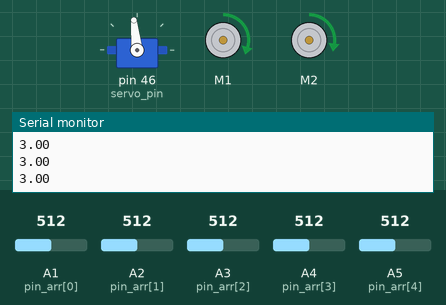
Simulated run of this sketch. Board: Arduino Mega 2560, built with avr-gcc and run on an emulated ATmega2560. Parts: servo, 2 × DC motor (green arrow = forward, orange = backward, longer = faster), the last lines printed to the serial monitor. The test bench sets the inputs (shaded band); at power-on: A4 (pin_arr[3]) = 512, A5 (pin_arr[4]) = 512, A1 (pin_arr[0]) = 512, A2 (pin_arr[1]) = 512, A3 (pin_arr[2]) = 512.

Above: at 1.2 s.
1.3 s: A4 (pin_arr[3]) set to 716
At 2.5 s:
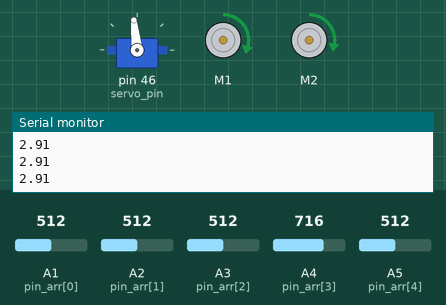
2.8 s: A5 (pin_arr[4]) set to 992
At 3.6 s:
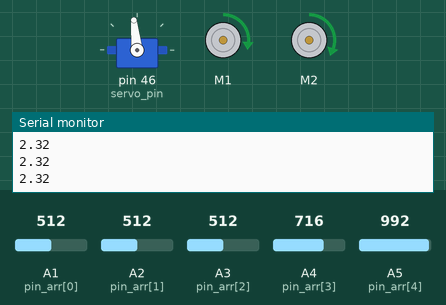
4.3 s: A1 (pin_arr[0]) set to 716
At 4.6 s:
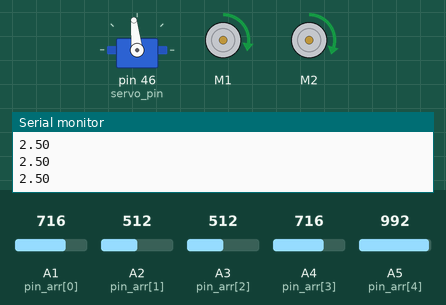
5.8 s: A2 (pin_arr[1]) set to 716
At 6.9 s:
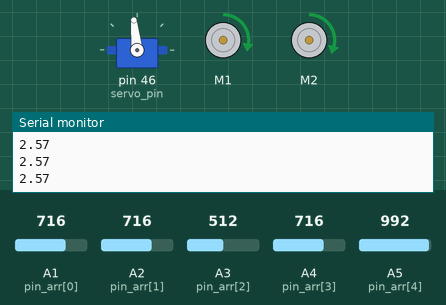
7.3 s: A5 (pin_arr[4]) set to 30
At 8.2 s:
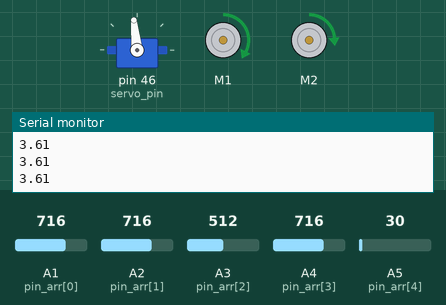
8.8 s: A3 (pin_arr[2]) set to 716
At 9.3 s:
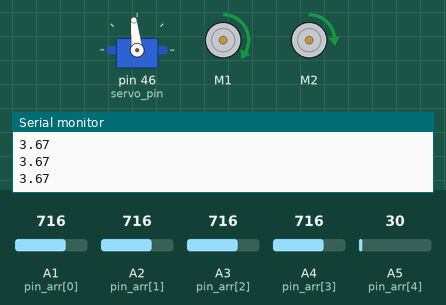
Timing chart, 0 to 11.3 s (numbered marks = the images above; inputs shaded):
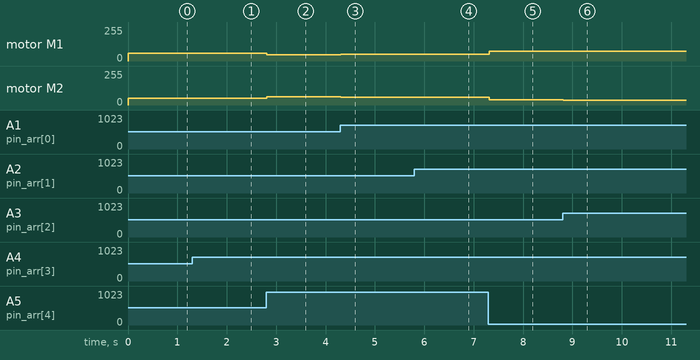

Measured:
- after the input at 1.3 s, motor M1: forward 60/255 → forward 58/255 at once; motor M2: forward 51/255 → forward 52/255 at once
- after the input at 2.8 s, motor M1: forward 58/255 → forward 47/255 at once; motor M2: forward 52/255 → forward 63/255 at once
- after the input at 4.3 s, motor M1: forward 47/255 → forward 50/255 at once; motor M2: forward 63/255 → forward 60/255 at once
- after the input at 5.8 s, motor M1: forward 50/255 → forward 52/255 at once; motor M2: forward 60/255 → forward 58/255 at once
- after the input at 7.3 s, motor M1: forward 52/255 → forward 72/255 at once; motor M2: forward 58/255 → forward 38/255 at once
- after the input at 8.8 s, motor M1: forward 72/255 → forward 73/255 at once; motor M2: forward 38/255 → forward 37/255 at once

The sketch:

bangbang.ino
```cpp
/*
 * Ngima Hyolmo (Nima)
 * NEET AM
 * Intro to Autonomous Machines
 */


//DC MOTOR, MOTOR SHIELD and SENSOR SHIELD:

#include <DRV8835MotorShield.h>
DRV8835MotorShield motors;
int leftspeed = 80;
int rightspeed = 95;


//Servo Motor:
#include <Servo.h>
Servo myservo;
#define servo_pin 46

const int offset = 6;
int servoPosition = 96;    // variable to store the servo position
int y = 3;


//To drive straight, motors need to have slightly different speed because of assymetric bot
int v1 = 160;
int v2 = 135;
float k = 30.0;

int pin_arr[5] = {A1,A2,A3,A4,A5};

const float maxim = 990.0;
const float minim = 150.0;


void setup() {
  Serial.begin(9600);
  myservo.attach(servo_pin);
  myservo.write(offset+90);


  for (int i = 0; i<5; i++) {
    pinMode(pin_arr[i],INPUT);
  }
}


void loop () {

  float y_arr[5];


  float y_prime = 0.0;
  float sum = 0.0;
  for (int i = 0; i<5; i++) {

    float yi = ((float)analogRead(pin_arr[i]) - minim)/(maxim-minim); //scaling between 0 and 1
    y_arr[i] = yi;

    sum += yi;

    y_prime += (1- yi)*i;

  }


  y_prime = y_prime/(5 - sum) + 1.0 ;
  Serial.println(y_prime);
  Serial.println();

  float error = y - y_prime;
  float del = k*error;
  motors.setM1Speed(rightspeed -del);
  motors.setM2Speed(leftspeed  +del);

}
```
